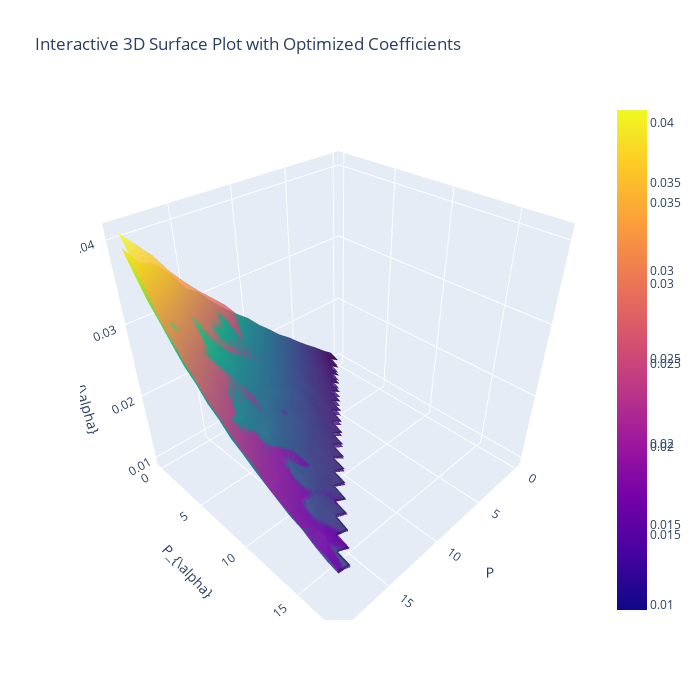

The cell this chart's notebook holds for it:
### Code cell
import numpy as np
from scipy.optimize import minimize
import plotly.graph_objects as go

# Example 2D arrays
# Assuming sigma_density_obs_winter and sigma_density_model_winter are defined
data = np.copy(sigma_density_land_obs_winter_land.T)
data2 = np.copy(sigma_density_land_obs_summer_land.T)

# Mask creation
mask_compat = (~np.isnan(data)) & (~np.isnan(data2))
mask_dd = np.triu(np.ones(np.shape(data), dtype=bool))
mask_km = np.triu(np.ones(np.shape(data), dtype=bool)).T

def apply_mask(data, mask, mask_compat=mask_compat):
    shape = np.shape(data)
    mask = mask_compat & mask  # join mask
    
    fdata, fmask = data.reshape(-1), mask.reshape(-1)
    fdata[~fmask] = np.nan
    rdata = fdata.reshape(shape)
    return rdata

if False : 
    n_rank = 40
    n_rank_2 = -1
else : 
    n_rank = 20
    n_rank_2 = 40
    
coeff_dd = 4
coeff_km = 3

# Apply masks
data_km = apply_mask(data, mask_km)[n_rank:n_rank_2, n_rank:n_rank_2]
data2_km = apply_mask(data2, mask_km)[n_rank:n_rank_2, n_rank:n_rank_2]

data_dd = apply_mask(data, mask_dd)[n_rank:n_rank_2, n_rank:n_rank_2]
data2_dd = apply_mask(data2, mask_dd)[n_rank:n_rank_2, n_rank:n_rank_2]

# Debugging: Check for NaN values
print("Number of NaNs in data_dd:", np.isnan(data_dd).sum())
print("Number of NaNs in data2_dd:", np.isnan(data2_dd).sum())
print("Number of NaNs in data_km:", np.isnan(data_km).sum())
print("Number of NaNs in data2_km:", np.isnan(data2_km).sum())

# Objective function to minimize
def objective(coeff, data, data2):
    # Reshape to 1D and remove NaNs
    data_flat = data.reshape(-1)
    data2_flat = data2.reshape(-1)

    # Remove NaNs
    valid_indices = ~np.isnan(data_flat) & ~np.isnan(data2_flat)
    data_flat = data_flat[valid_indices]
    data2_flat = data2_flat[valid_indices]

    # Apply the coefficient to data2
    scaled_data2 = coeff * data2_flat
    
    # Calculate the Frobenius norm
    norm = np.linalg.norm(data_flat - scaled_data2)
    return norm

# Add diagnostic print to check initial norms
initial_norm_dd = objective(coeff_dd, data_dd, data2_dd)
initial_norm_km = objective(coeff_km, data_km, data2_km)

print(f"Initial Frobenius Norm (dd): {initial_norm_dd}")
print(f"Initial Frobenius Norm (km): {initial_norm_km}")

# Optimization for dd coefficient
result_dd = minimize(objective, coeff_dd, args=(data_dd, data2_dd), method='L-BFGS-B', bounds=[(0, None)])
optimal_coeff_dd = result_dd.x[0]

# Optimization for km coefficient
result_km = minimize(objective, coeff_km, args=(data_km, data2_km), method='L-BFGS-B', bounds=[(0, None)])
optimal_coeff_km = result_km.x[0]

# Add diagnostic print to check optimized norms
optimized_norm_dd = objective(optimal_coeff_dd, data_dd, data2_dd)
optimized_norm_km = objective(optimal_coeff_km, data_km, data2_km)

print(f"Optimized Frobenius Norm (dd): {optimized_norm_dd}")
print(f"Optimized Frobenius Norm (km): {optimized_norm_km}")

# Check optimization results
print("Optimization Success (dd):", result_dd.success)
print("Optimization Message (dd):", result_dd.message)
print("Optimization Success (km):", result_km.success)
print("Optimization Message (km):", result_km.message)

# Applying the optimal coefficients
optimized_data2_dd = optimal_coeff_dd * data2_dd
optimized_data2_km = optimal_coeff_km * data2_km

# Print the results
print("Optimal Coefficient for dd:", optimal_coeff_dd)
print("Optimal Coefficient for km:", optimal_coeff_km)

# Plot the results using Plotly
x = np.arange(data.shape[1])
y = np.arange(data.shape[0])

fig = go.Figure(data=[go.Surface(z=data_dd, x=x, y=y, colorscale='Viridis')])

fig.add_trace(go.Surface(z=optimized_data2_dd, x=x, y=y, colorscale='Plasma', name='Surface 2', opacity=0.8))

fig.update_layout(
    scene=dict(
        xaxis=dict(title='P'),
        yaxis=dict(title=r"P_{\alpha}"),
        zaxis=dict(title=r"\sigma_{\alpha}")
    ),
    title='Interactive 3D Surface Plot with Optimized Coefficients',
    autosize=True,
    width=700,
    height=700
)

fig.show()

### Figure 1 — Plotly figure (JSON) as saved in the notebook; plotly's stock layout.template omitted (floating-point values rounded to 4 significant figures; data arrays with more than 128 entries replaced by an {"elided": "..."} marker saying what was removed)
{"data": [{"colorscale": [[0, "#440154"], [0.1111, "#482878"], [0.2222, "#3e4989"], [0.3333, "#31688e"], [0.4444, "#26828e"], [0.5556, "#1f9e89"], [0.6667, "#35b779"], [0.7778, "#6ece58"], [0.8889, "#b5de2b"], [1, "#fde725"]], "type": "surface", "x": [0, 1, 2, 3, 4, 5, 6, 7, 8, 9, 10, 11, 12, 13, 14, 15, 16, 17, 18, 19, 20, 21, 22, 23, 24, 25, 26, 27, 28, 29, 30, 31, 32, 33, 34, 35, 36, 37, 38, 39, 40, 41, 42, 43, 44, 45, 46, 47, 48, 49, 50, 51, 52, 53, 54, 55, 56, 57, 58, 59, 60, 61, 62, 63, 64, 65, 66, 67, 68, 69, 70, 71, 72, 73, 74, 75, 76, 77, 78, 79, 80, 81, 82, 83, 84, 85, 86, 87, 88, 89, 90, 91, 92, 93, 94, 95, 96, 97, 98, 99, 100], "y": [0, 1, 2, 3, 4, 5, 6, 7, 8, 9, 10, 11, 12, 13, 14, 15, 16, 17, 18, 19, 20, 21, 22, 23, 24, 25, 26, 27, 28, 29, 30, 31, 32, 33, 34, 35, 36, 37, 38, 39, 40, 41, 42, 43, 44, 45, 46, 47, 48, 49, 50, 51, 52, 53, 54, 55, 56, 57, 58, 59, 60, 61, 62, 63, 64, 65, 66, 67, 68, 69, 70, 71, 72, 73, 74, 75, 76, 77, 78, 79, 80, 81, 82, 83, 84, 85, 86, 87, 88, 89, 90, 91, 92, 93, 94, 95, 96, 97, 98, 99, 100], "z": {"elided": "20x20 float values"}}, {"colorscale": [[0, "#0d0887"], [0.1111, "#46039f"], [0.2222, "#7201a8"], [0.3333, "#9c179e"], [0.4444, "#bd3786"], [0.5556, "#d8576b"], [0.6667, "#ed7953"], [0.7778, "#fb9f3a"], [0.8889, "#fdca26"], [1, "#f0f921"]], "name": "Surface 2", "opacity": 0.8, "type": "surface", "x": [0, 1, 2, 3, 4, 5, 6, 7, 8, 9, 10, 11, 12, 13, 14, 15, 16, 17, 18, 19, 20, 21, 22, 23, 24, 25, 26, 27, 28, 29, 30, 31, 32, 33, 34, 35, 36, 37, 38, 39, 40, 41, 42, 43, 44, 45, 46, 47, 48, 49, 50, 51, 52, 53, 54, 55, 56, 57, 58, 59, 60, 61, 62, 63, 64, 65, 66, 67, 68, 69, 70, 71, 72, 73, 74, 75, 76, 77, 78, 79, 80, 81, 82, 83, 84, 85, 86, 87, 88, 89, 90, 91, 92, 93, 94, 95, 96, 97, 98, 99, 100], "y": [0, 1, 2, 3, 4, 5, 6, 7, 8, 9, 10, 11, 12, 13, 14, 15, 16, 17, 18, 19, 20, 21, 22, 23, 24, 25, 26, 27, 28, 29, 30, 31, 32, 33, 34, 35, 36, 37, 38, 39, 40, 41, 42, 43, 44, 45, 46, 47, 48, 49, 50, 51, 52, 53, 54, 55, 56, 57, 58, 59, 60, 61, 62, 63, 64, 65, 66, 67, 68, 69, 70, 71, 72, 73, 74, 75, 76, 77, 78, 79, 80, 81, 82, 83, 84, 85, 86, 87, 88, 89, 90, 91, 92, 93, 94, 95, 96, 97, 98, 99, 100], "z": {"elided": "20x20 float values"}}], "layout": {"autosize": true, "height": 700, "scene": {"xaxis": {"title": {"text": "P"}}, "yaxis": {"title": {"text": "P_{\\alpha}"}}, "zaxis": {"title": {"text": "\\sigma_{\\alpha}"}}}, "title": {"text": "Interactive 3D Surface Plot with Optimized Coefficients"}, "width": 700}}
